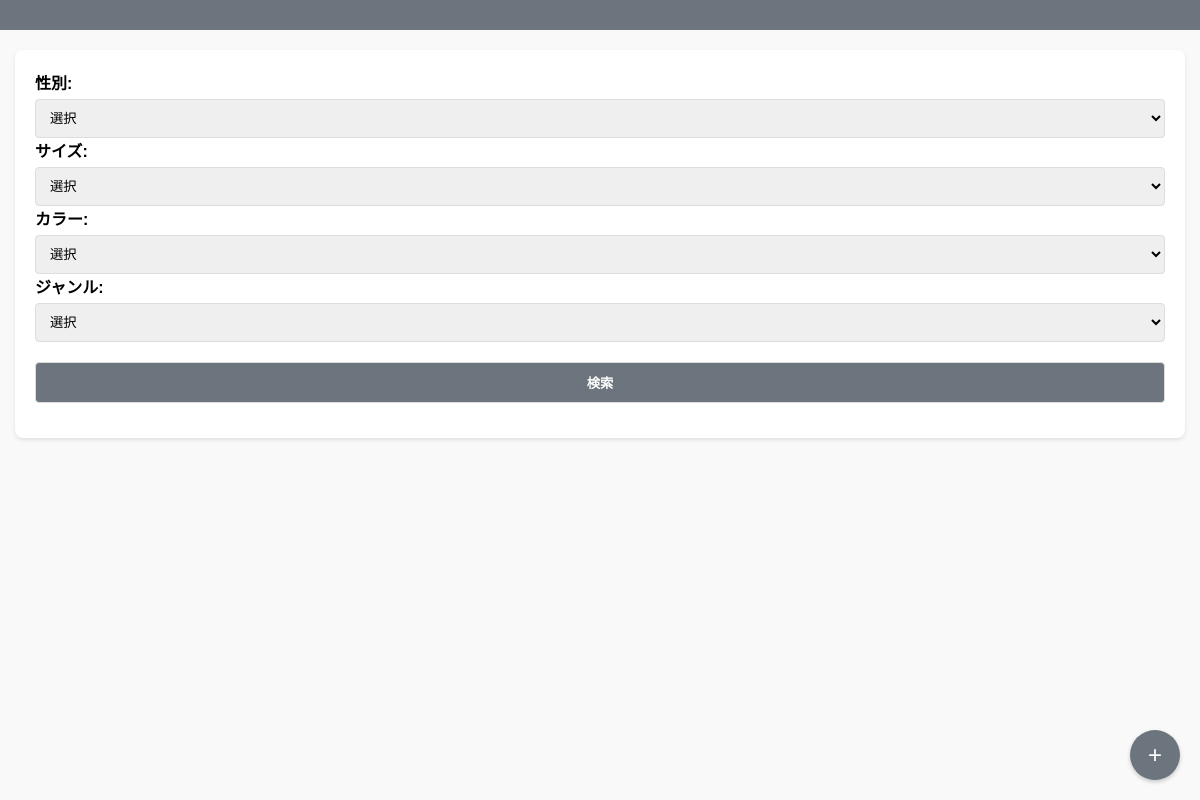
/clothes, run on an earlier commit of the app's database.
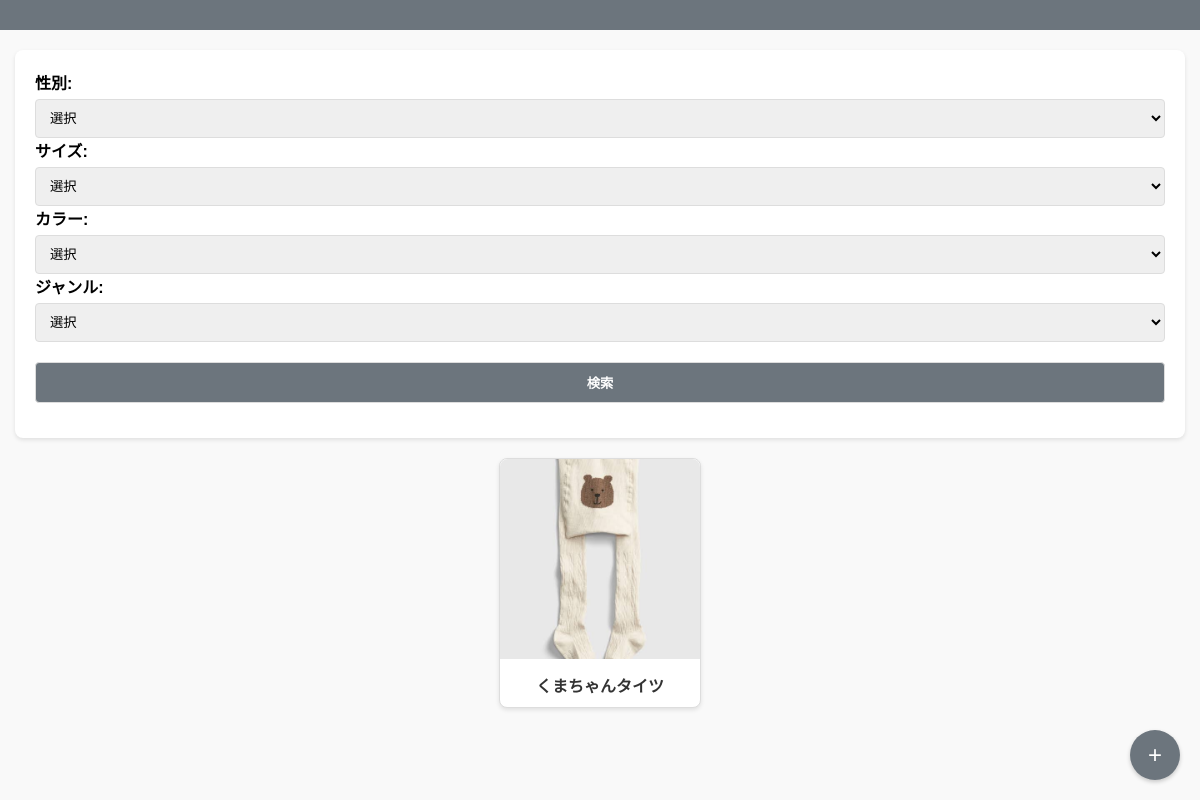
And on a later commit of the database.
### app/models.py (models this page shows, shortened)
class Clothes(models.Model):
    GENDER_CHOICES = [
        ('Male', '男性'),
        ('Female', '女性'),
        ('Other', 'その他'),
    ]
    SIZE_CHOICES = [
        ('50~60', '50~60'),
        ('70', '70'),
        ('80', '80'),
        ('90', '90'),
        ('100', '100'),
        ('110', '110'),
        ('120', '120'),
        ('130', '130'),
        ('140', '140'),
    ]
    GENRE_CHOICES = [
        ('tops', 'トップス'),
        ('skirts', 'スカート'),
        ('outer', 'アウター'),
        ('onepiece', 'ワンピース'),
        ('pants', 'パンツ'),
        ('hat', '帽子'),
        ('maternity', 'マタニティ'),
        ('baby', 'ベビー'),
        ('other', 'その他'),
    ]
    COLOR_CHOICES = [
        ('white', '白'),
        ('black', '黒'),
        ('gray', 'グレー'),
        ('brown', '茶'),
        ('beige', 'ベージュ'),
        ('green', '緑'),
        ('blue', '青'),
        ('purple', '紫'),
        ('yellow', '黄'),
        ('pink', 'ピンク'),
        ('red', '赤'),
        ('orange', 'オレンジ'),
        ('other', 'その他'),
    ]
    title = models.CharField(max_length=50)
    size = models.CharField(max_length=10, choices=SIZE_CHOICES)
    genre = models.CharField(max_length=20, choices=GENRE_CHOICES)
    gender = models.CharField(max_length=10, choices=GENDER_CHOICES, default='Unisex')
    color = models.CharField(max_length=10, choices=COLOR_CHOICES)
    price = models.DecimalField(max_digits=10, decimal_places=2, null=True, blank=True)
    memo = models.TextField(null=True, blank=True)
    image = models.ImageField(upload_to='clothes_images/', null=True, blank=True)

### app/views.py (the view)
# urls.py: path('clothes',ClothesView.as_view(), name='clothes'),
class ClothesView(View):
    def get(self, request):
        clothes = Clothes.objects.all()
        return render(request, "clothes.html", {"clothes": clothes})

### app/templates/clothes.html (shortened to what this page needs)
<!DOCTYPE html>
<html lang="ja">
<head>
</head>
<body>
    <header>
    </header>
    <div class="container">
        <form method="get" action="{% url 'search-results' %}">
                <label for="gender">性別:</label>
                <select id="gender" name="gender">
                    <option value="">選択</option>
                </select>
                <label for="size">サイズ:</label>
                <select id="size" name="size">
                    <option value="">選択</option>
                </select>
                <label for="color">カラー:</label>
                <select id="color" name="color">
                    <option value="">選択</option>
                </select>
                <label for="genre">ジャンル:</label>
                <select id="genre" name="genre">
                    <option value="">選択</option>
                </select>
            <div style="margin-top: 20px;">
                <button type="submit">検索</button>
            </div>
        </form>
        <div class="card-grid">
            {% for item in clothes %}
            <div class="card">
                <a href="{% url 'clothes_detail' item.id %}">
                    {% if item.image %}
                        <img src="{{ item.image.url }}" alt="{{ item.title }}">
                    {% else %}
                        <img src="https://via.placeholder.com/200?text=No+Image" alt="画像なし">
                    {% endif %}
                    <div class="card-title">{{ item.title }}</div>
                </a>
            </div>
            {% endfor %}
        </div>
    </div>
    <div class="add-button" onclick="window.location.href='{% url 'clothes_create' %}'">+</div>
</body>
</html>

What changed in the data, as far as the page shows it:
added Clothes: image (picture), title "くまちゃんタイツ"
